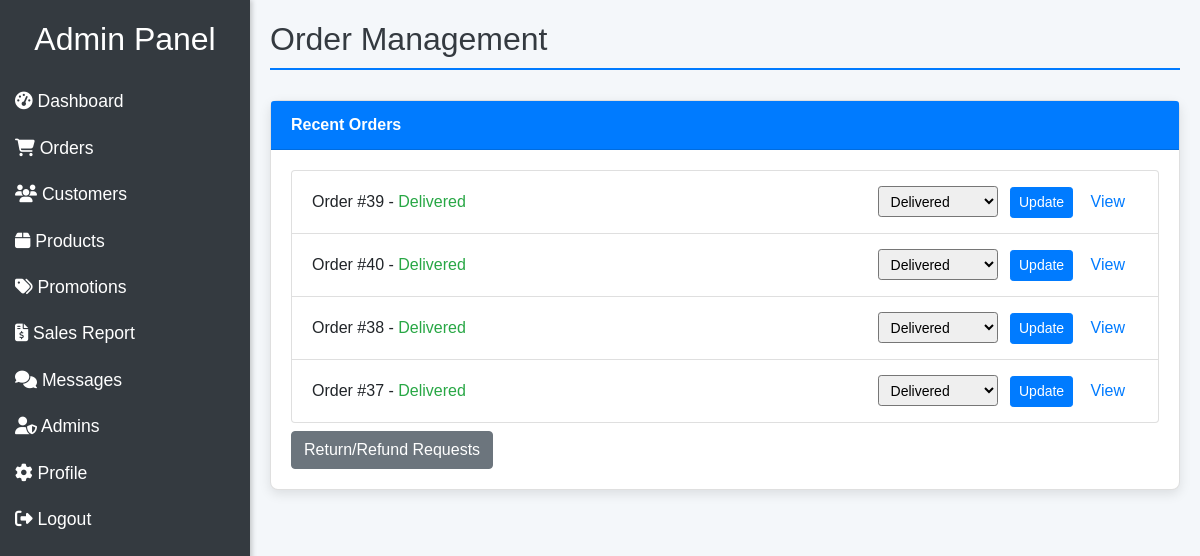
/admin/placed_orders.php (signed in), run on the app's committed database.
### tables this page shows
CREATE TABLE `orders` (
  `id` int(100) NOT NULL,
  `user_id` int(100) NOT NULL,
  `name` varchar(20) NOT NULL,
  `number` varchar(10) NOT NULL,
  `email` varchar(50) NOT NULL,
  `method` varchar(50) NOT NULL,
  `address` varchar(500) NOT NULL,
  `total_products` varchar(1000) NOT NULL,
  `total_price` int(100) NOT NULL,
  `placed_on` date NOT NULL DEFAULT current_timestamp(),
  `payment_status` varchar(20) NOT NULL DEFAULT 'pending'
);

### admin/placed_orders.php (the view, shortened to what this page needs)
<?php
include '../components/connect.php';
$order_query = "SELECT * FROM orders ORDER BY placed_on DESC LIMIT 10";
$order_stmt = $conn->prepare($order_query);
$order_stmt->execute();
$orders = $order_stmt->fetchAll(PDO::FETCH_ASSOC);
?>
<!DOCTYPE html>
<html lang="en">
<head>
    <link rel="stylesheet" href="https://cdnjs.cloudflare.com/ajax/libs/font-awesome/6.1.1/css/all.min.css">
    <link rel="stylesheet" href="https://stackpath.bootstrapcdn.com/bootstrap/4.5.2/css/bootstrap.min.css">
    <link rel="stylesheet" href="../css/sidebar.css">
</head>
<body>
<?php include '../components/sidebar.php'; ?>
<div class="main">
    <h2 class="heading">Order Management</h2>
<section>
    <div class="card">
        <div class="card-header">Recent Orders</div>
        <div class="card-body">
            <ul class="list-group">
                <?php foreach ($orders as $order): ?>
                    <li class="list-group-item d-flex justify-content-between align-items-center">
                        <div>
                            Order #<?= $order['id'] ?> -
                            <span class="text-<?= getOrderStatusClass($order['payment_status']) ?>">
                                <?= ucfirst($order['payment_status']) ?>
                            </span>
                        </div>
                        <div>
                            <form method="POST" class="d-inline ml-2">
                                <select name="new_status" class="form-control-sm d-inline" style="width: 120px;">
                                    <option value="delivered" <?= $order['payment_status'] == 'delivered' ? 'selected' : '' ?>>Delivered</option>
                                </select>
                                <button type="submit" name="update_status" class="btn btn-sm btn-primary ml-2">Update</button>
                                <a href="order_details.php?order_id=<?= $order['id'] ?>" class="btn btn-link">View</a>
                            </form>
                        </div>
                    </li>
                <?php endforeach; ?>
            </ul>
            <a href="return_request.php" class="btn btn-secondary mt-2">Return/Refund Requests</a>
        </div>
    </div>
</section>
</body>
</html>
<?php
function getOrderStatusClass($status) {
    switch ($status) {
        case 'delivered': return 'success';
    }
}
?>

### css/sidebar.css (style rules this page uses)
body { font-family: 'Arial', sans-serif; background-color: #f4f7fa; }
.main { margin-left: 250px; padding: 20px; }
.heading { margin-bottom: 30px; font-size: 2rem; color: #343a40; border-bottom: 2px solid #007bff; padding-bottom: 10px; }
.card { margin-bottom: 20px; border-radius: 8px; box-shadow: 0 4px 12px rgba(0, 0, 0, 0.1); }
.card-header { background-color: #007bff; color: white; font-weight: bold; text-align: left; }
.card-body { text-align: left; }

### data on the page
orders: id "39", payment_status "Delivered", new_status "Delivered"
orders: id "40", payment_status "Delivered", new_status "Delivered"
orders: id "38", payment_status "Delivered", new_status "Delivered"
orders: id "37", payment_status "Delivered", new_status "Delivered"
